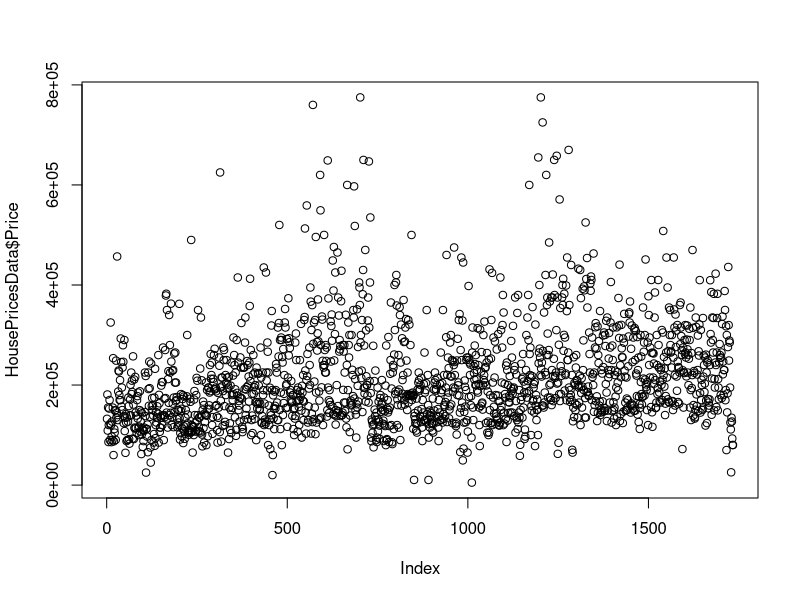

This figure's R source:
## ---- chunk 1
knitr::opts_chunk$set(echo = TRUE)
## ---- chunk 2
library(readr)
HousePricesData = read_csv("housing-prices-GE19.csv")
summary(HousePricesData)
View(HousePricesData)
## ---- chunk 3
plot(HousePricesData$Price)
